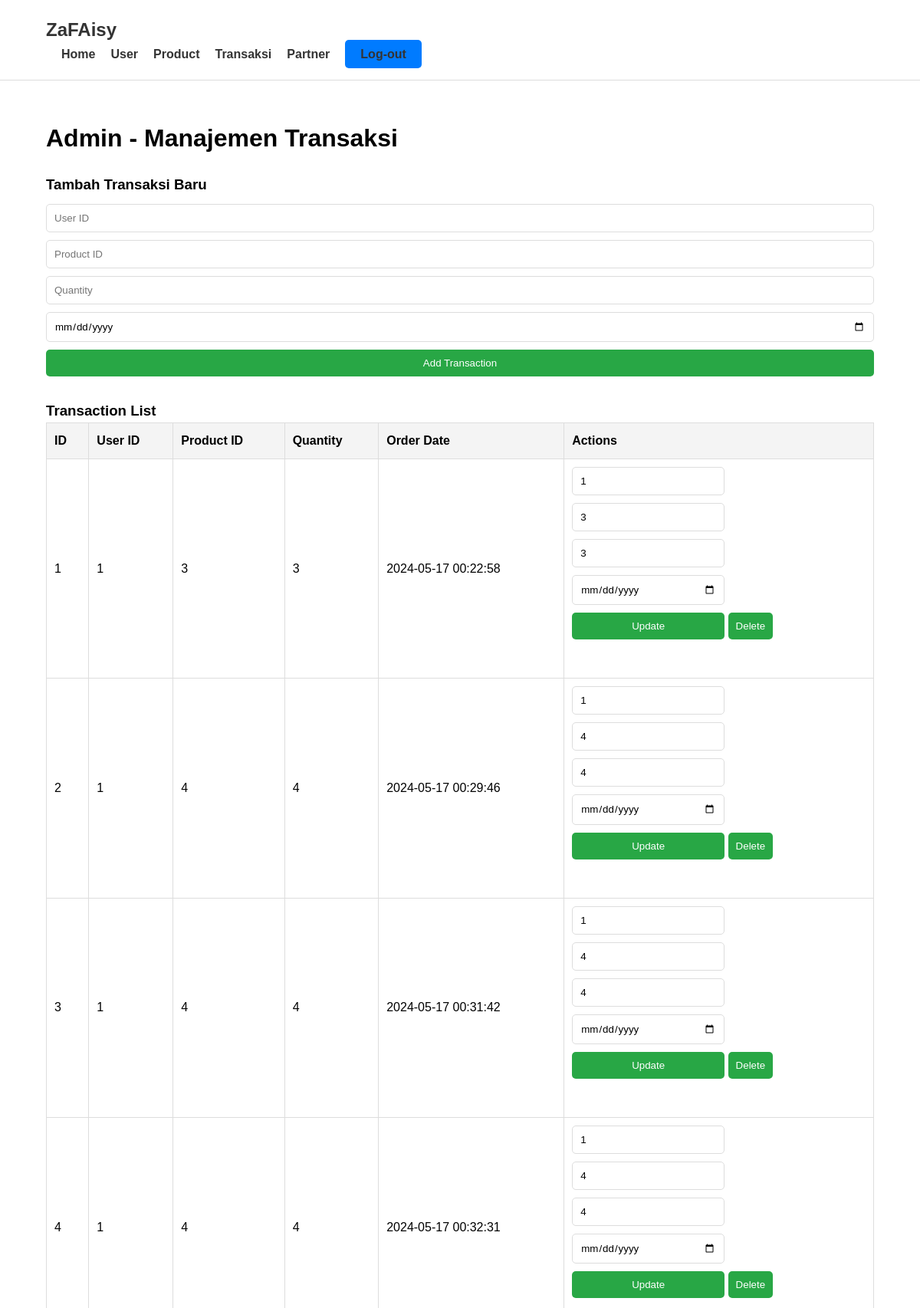
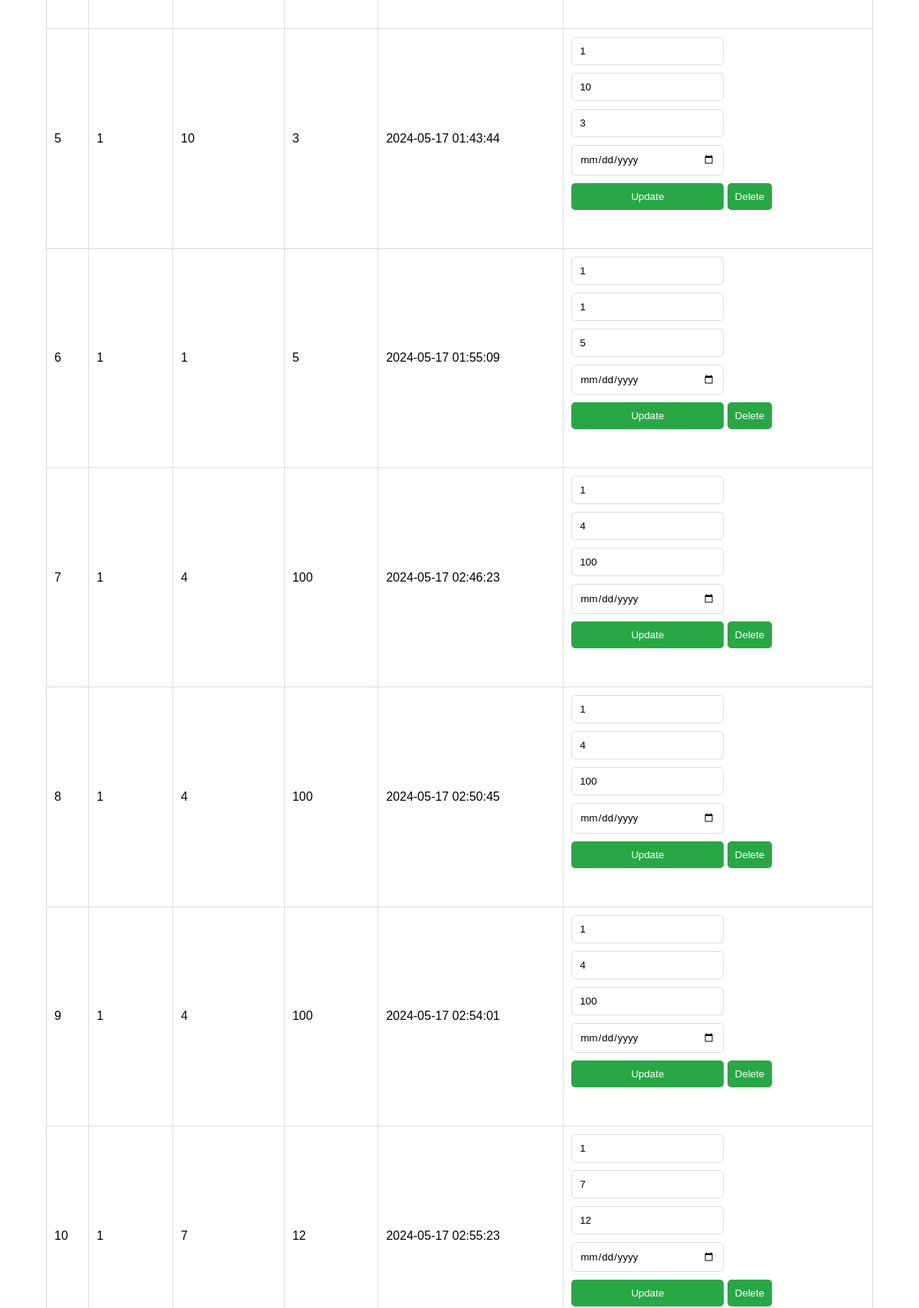
Page /view_admin_transactions.php (signed in, upper part) on the committed database (2 pictures, top to bottom).
### tables this page shows
CREATE TABLE `transaksi` (
  `id` int(11) NOT NULL,
  `product_id` int(11) NOT NULL,
  `user_id` int(11) NOT NULL,
  `quantity` int(11) NOT NULL,
  `order_date` timestamp NOT NULL DEFAULT current_timestamp()
);

### view_admin_transactions.php (the view, shortened to what this page needs)
<?php
include("koneksi/database.php");
$sql = "SELECT * FROM transaksi";
$result = $conn->query($sql);
?>
<!DOCTYPE html>
<html lang="en">
<head>
    <link rel="stylesheet" href="view_admin.css">
</head>
<body>
    <nav>
        <div class="wrapper">
            <div class="logo"><a href="view_admin.php">ZaFAisy</a></div>
            <div class="menu">
                <ul>
                    <li><a href="view_admin.php">Home</a></li>
                    <li><a href="view_admin_users.php">User</a></li>
                    <li><a href="view_admin_products.php">Product</a></li>
                    <li><a href="view_admin_transactions.php">Transaksi</a></li>
                    <li><a href="partner.php">Partner</a></li>
                    <li><a href="logout.php" class="btn-signup">Log-out</a></li>
                </ul>
            </div>
        </div>
    </nav>
    <div class="wrapper">
        <section id="view_admin">
            <h2>Admin - Manajemen Transaksi</h2>
            <form action="view_admin_transactions.php" method="post">
                <h3>Tambah Transaksi Baru</h3>
                <input type="number" name="user_id" placeholder="User ID" required>
                <input type="number" name="product_id" placeholder="Product ID" required>
                <input type="number" name="quantity" placeholder="Quantity" required>
                <input type="date" name="order_date" placeholder="Order Date" required>
                <button type="submit" name="create">Add Transaction</button>
            </form>
            <h3>Transaction List</h3>
            <table>
                <thead>
                    <tr>
                        <th>ID</th>
                        <th>User ID</th>
                        <th>Product ID</th>
                        <th>Quantity</th>
                        <th>Order Date</th>
                        <th>Actions</th>
                    </tr>
                </thead>
                <tbody>
                    <?php while ($row = $result->fetch_assoc()): ?>
                        <tr>
                            <td><?php echo $row['id']; ?></td>
                            <td><?php echo htmlspecialchars($row['user_id']); ?></td>
                            <td><?php echo htmlspecialchars($row['product_id']); ?></td>
                            <td><?php echo htmlspecialchars($row['quantity']); ?></td>
                            <td><?php echo htmlspecialchars($row['order_date']); ?></td>
                            <td>
                                <form action="view_admin_transactions.php" method="post" style="display:inline-block;">
                                    <input type="number" name="user_id" value="<?php echo htmlspecialchars($row['user_id']); ?>" required>
                                    <input type="number" name="product_id" value="<?php echo htmlspecialchars($row['product_id']); ?>" required>
                                    <input type="number" name="quantity" value="<?php echo htmlspecialchars($row['quantity']); ?>" required>
                                    <input type="date" name="order_date" value="<?php echo htmlspecialchars($row['order_date']); ?>" required>
                                    <button type="submit" name="update">Update</button>
                                </form>
                                <form action="view_admin_transactions.php" method="post" style="display:inline-block;">
                                    <button type="submit" name="delete">Delete</button>
                                </form>
                            </td>
                        </tr>
                    <?php endwhile; ?>
                </tbody>
            </table>
        </section>
    </div>
</body>
</html>

### view_admin.css (style rules this page uses)
* { margin: 0; padding: 0; box-sizing: border-box; font-family: 'Arial', sans-serif; }
body { font-family: 'Arial', sans-serif; line-height: 1.6; }
.wrapper { width: 90%; max-width: 1200px; margin: auto; }
nav { display: flex; justify-content: space-between; align-items: center; padding: 20px 0; background: #fff; border-bottom: 1px solid #ddd; }
.logo a { font-size: 24px; font-weight: bold; color: #333; text-decoration: none; }
.menu ul { display: flex; list-style: none; }
.menu ul li { margin-left: 20px; }
.menu ul li a { color: #333; text-decoration: none; font-weight: bold; }
.btn-signup { background: #007BFF; color: #fff; padding: 10px 20px; border-radius: 5px; }
#view_admin { padding: 50px 0; }
#view_admin h2 { font-size: 32px; margin-bottom: 20px; }
#view_admin form { margin-bottom: 30px; }
#view_admin form h3 { margin-bottom: 10px; }
#view_admin form input, #view_admin form button { display: block; width: 100%; margin-bottom: 10px; padding: 10px; border: 1px solid #ddd; border-radius: 5px; }
#view_admin form button { background: #28a745; color: #fff; border: none; cursor: pointer; }
table { width: 100%; border-collapse: collapse; margin-bottom: 20px; }
table, th, td { border: 1px solid #ddd; }
th, td { padding: 10px; text-align: left; }
th { background: #f4f4f4; }

### rows in the picture
transaksi: id "1", user "1", product "3", quantity "3", order_date "2024-05-17 00:22:58", user_id "1", product_id "3"
transaksi: id "2", user "1", product "4", quantity "4", order_date "2024-05-17 00:29:46", user_id "1", product_id "4"
transaksi: id "3", user "1", product "4", quantity "4", order_date "2024-05-17 00:31:42", user_id "1", product_id "4"
transaksi: id "4", user "1", product "4", quantity "4", order_date "2024-05-17 00:32:31", user_id "1", product_id "4"
transaksi: id "5", user "1", product "10", quantity "3", order_date "2024-05-17 01:43:44", user_id "1", product_id "10"
transaksi: id "6", user "1", product "1", quantity "5", order_date "2024-05-17 01:55:09", user_id "1", product_id "1"
transaksi: id "7", user "1", product "4", quantity "100", order_date "2024-05-17 02:46:23", user_id "1", product_id "4"
transaksi: id "8", user "1", product "4", quantity "100", order_date "2024-05-17 02:50:45", user_id "1", product_id "4"
transaksi: id "9", user "1", product "4", quantity "100", order_date "2024-05-17 02:54:01", user_id "1", product_id "4"
transaksi: id "10", user "1", product "7", quantity "12", order_date "2024-05-17 02:55:23", user_id "1", product_id "7"
